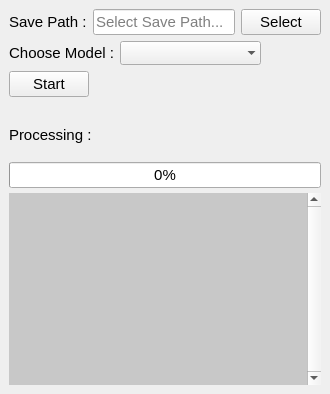
  <widget class="QDockWidget" name="dockWidgetDenoise">
   <property name="enabled">
    <bool>true</bool>
   </property>
   <property name="font">
    <font>
     <pointsize>11</pointsize>
     <bold>false</bold>
     <stylestrategy>PreferDefault</stylestrategy>
    </font>
   </property>
   <property name="features">
    <set>QDockWidget::DockWidgetClosable|QDockWidget::DockWidgetMovable</set>
   </property>
   <property name="windowTitle">
    <string>NeuralSight</string>
   </property>
   <attribute name="dockWidgetArea">
    <number>2</number>
   </attribute>
   <widget class="QWidget" name="dockWidgetContentsDenoise">
    <layout class="QVBoxLayout" name="verticalLayout_8">
     <property name="spacing">
      <number>5</number>
     </property>
     <property name="leftMargin">
      <number>9</number>
     </property>
     <item>
      <widget class="QWidget" name="widgetdenoise" native="true">
       <property name="minimumSize">
        <size>
         <width>256</width>
         <height>179</height>
        </size>
       </property>
       <layout class="QVBoxLayout" name="verticalLayout_7">
        <property name="spacing">
         <number>6</number>
        </property>
        <property name="leftMargin">
         <number>0</number>
        </property>
        <property name="topMargin">
         <number>0</number>
        </property>
        <property name="rightMargin">
         <number>0</number>
        </property>
        <property name="bottomMargin">
         <number>0</number>
        </property>
        <item>
         <layout class="QHBoxLayout" name="horizontalmodelpath">
          <item>
           <widget class="QLabel" name="labelmodelpath">
            <property name="text">
             <string>Save Path :</string>
            </property>
            <property name="alignment">
             <set>Qt::AlignLeading|Qt::AlignLeft|Qt::AlignVCenter</set>
            </property>
           </widget>
          </item>
          <item>
           <widget class="QLineEdit" name="lineEditSavepath">
            <property name="inputMask">
             <string/>
            </property>
            <property name="text">
             <string/>
            </property>
            <property name="frame">
             <bool>true</bool>
            </property>
            <property name="echoMode">
             <enum>QLineEdit::Normal</enum>
            </property>
            <property name="dragEnabled">
             <bool>true</bool>
            </property>
            <property name="placeholderText">
             <string>Select Save Path...</string>
            </property>
            <property name="clearButtonEnabled">
             <bool>false</bool>
            </property>
           </widget>
          </item>
          <item>
           <widget class="QPushButton" name="pushButtonSelectSavePath">
            <property name="text">
             <string>Select</string>
            </property>
           </widget>
          </item>
         </layout>
        </item>
        <item>
         <layout class="QHBoxLayout" name="horizontalLayoutChooseModel">
          <item>
           <widget class="QLabel" name="labelchoosemodel">
            <property name="text">
             <string>Choose Model :</string>
            </property>
            <property name="alignment">
             <set>Qt::AlignRight|Qt::AlignTrailing|Qt::AlignVCenter</set>
            </property>
           </widget>
          </item>
          <item>
           <widget class="QComboBox" name="comboBoxModel">
            <property name="editable">
             <bool>false</bool>
            </property>
            <property name="currentText">
             <string/>
            </property>
            <property name="currentIndex">
             <number>-1</number>
            </property>
            <property name="placeholderText">
             <string/>
            </property>
            <property name="duplicatesEnabled">
             <bool>false</bool>
            </property>
            <property name="frame">
             <bool>false</bool>
            </property>
            <item>
             <property name="text">
              <string>TS-Net</string>
             </property>
            </item>
            <item>
             <property name="text">
              <string>TS-DenseNet</string>
             </property>
            </item>
            <item>
             <property name="text">
              <string>RED-CNN_MSE</string>
             </property>
            </item>
            <item>
             <property name="text">
              <string>RED-CNN_SSIM</string>
             </property>
            </item>
            <item>
             <property name="text">
              <string>Other</string>
             </property>
            </item>
           </widget>
          </item>
          <item>
           <spacer name="horizontalSpacer_2">
            <property name="orientation">
             <enum>Qt::Horizontal</enum>
            </property>
            <property name="sizeHint" stdset="0">
             <size>
              <width>40</width>
              <height>20</height>
             </size>
            </property>
           </spacer>
          </item>
         </layout>
        </item>
        <item>
         <layout class="QHBoxLayout" name="horizontalLayout_2">
          <item>
           <widget class="QPushButton" name="pushButtonStart">
            <property name="text">
             <string>Start</string>
            </property>
           </widget>
          </item>
          <item>
           <spacer name="horizontalSpacer">
            <property name="orientation">
             <enum>Qt::Horizontal</enum>
            </property>
            <property name="sizeHint" stdset="0">
             <size>
              <width>40</width>
              <height>20</height>
             </size>
            </property>
           </spacer>
          </item>
         </layout>
        </item>
        <item>
         <widget class="QWidget" name="widgetProcessing" native="true">
          <layout class="QVBoxLayout" name="verticalLayout_6">
           <property name="leftMargin">
            <number>0</number>
           </property>
           <property name="topMargin">
            <number>10</number>
           </property>
           <property name="rightMargin">
            <number>0</number>
           </property>
           <property name="bottomMargin">
            <number>0</number>
           </property>
           <item>
            <layout class="QHBoxLayout" name="horizontalLayout_4">
             <item>
              <widget class="QLabel" name="labelProcessing">
               <property name="text">
                <string>Processing :</string>
               </property>
              </widget>
             </item>
             <item>
              <widget class="QLabel" name="labelProcessingfile">
               <property name="text">
                <string/>
               </property>
              </widget>
             </item>
             <item>
              <spacer name="horizontalSpacer_3">
               <property name="orientation">
                <enum>Qt::Horizontal</enum>
               </property>
               <property name="sizeHint" stdset="0">
                <size>
                 <width>40</width>
                 <height>20</height>
                </size>
               </property>
              </spacer>
             </item>
            </layout>
           </item>
           <item>
            <widget class="QProgressBar" name="progressBarProcessing">
             <property name="enabled">
              <bool>true</bool>
             </property>
             <property name="autoFillBackground">
              <bool>false</bool>
             </property>
             <property name="styleSheet">
              <string notr="true"/>
             </property>
             <property name="value">
              <number>0</number>
             </property>
             <property name="textVisible">
              <bool>true</bool>
             </property>
             <property name="invertedAppearance">
              <bool>false</bool>
             </property>
             <property name="textDirection">
              <enum>QProgressBar::TopToBottom</enum>
             </property>
            </widget>
           </item>
          </layout>
         </widget>
        </item>
       </layout>
      </widget>
     </item>
     <item>
      <layout class="QHBoxLayout" name="horizontalLayout_5">
       <property name="spacing">
        <number>0</number>
       </property>
       <item>
        <widget class="QGraphicsView" name="graphicsViewProcessing">
         <property name="enabled">
          <bool>true</bool>
         </property>
         <property name="palette">
          <palette>
           <active>
            <colorrole role="WindowText">
             <brush brushstyle="SolidPattern">
              <color alpha="255">
               <red>0</red>
               <green>0</green>
               <blue>0</blue>
              </color>
             </brush>
            </colorrole>
            <colorrole role="Button">
             <brush brushstyle="SolidPattern">
              <color alpha="255">
               <red>200</red>
               <green>200</green>
               <blue>200</blue>
              </color>
             </brush>
            </colorrole>
            <colorrole role="Light">
             <brush brushstyle="SolidPattern">
              <color alpha="255">
               <red>255</red>
               <green>255</green>
               <blue>255</blue>
              </color>
             </brush>
            </colorrole>
            <colorrole role="Midlight">
             <brush brushstyle="SolidPattern">
              <color alpha="255">
               <red>227</red>
               <green>227</green>
               <blue>227</blue>
              </color>
             </brush>
            </colorrole>
            <colorrole role="Dark">
             <brush brushstyle="SolidPattern">
              <color alpha="255">
               <red>100</red>
               <green>100</green>
               <blue>100</blue>
              </color>
             </brush>
            </colorrole>
            <colorrole role="Mid">
             <brush brushstyle="SolidPattern">
              <color alpha="255">
               <red>133</red>
               <green>133</green>
               <blue>133</blue>
              </color>
             </brush>
            </colorrole>
            <colorrole role="Text">
             <brush brushstyle="SolidPattern">
              <color alpha="255">
               <red>0</red>
               <green>0</green>
               <blue>0</blue>
              </color>
             </brush>
            </colorrole>
            <colorrole role="BrightText">
             <brush brushstyle="SolidPattern">
              <color alpha="255">
               <red>255</red>
               <green>255</green>
               <blue>255</blue>
              </color>
             </brush>
            </colorrole>
            <colorrole role="ButtonText">
             <brush brushstyle="SolidPattern">
              <color alpha="255">
               <red>0</red>
               <green>0</green>
               <blue>0</blue>
              </color>
             </brush>
            </colorrole>
            <colorrole role="Base">
             <brush brushstyle="SolidPattern">
              <color alpha="255">
               <red>200</red>
               <green>200</green>
               <blue>200</blue>
              </color>
             </brush>
            </colorrole>
            <colorrole role="Window">
             <brush brushstyle="SolidPattern">
              <color alpha="255">
               <red>200</red>
               <green>200</green>
               <blue>200</blue>
              </color>
             </brush>
            </colorrole>
            <colorrole role="Shadow">
             <brush brushstyle="SolidPattern">
              <color alpha="255">
               <red>0</red>
               <green>0</green>
               <blue>0</blue>
              </color>
             </brush>
            </colorrole>
            <colorrole role="AlternateBase">
             <brush brushstyle="SolidPattern">
              <color alpha="255">
               <red>227</red>
               <green>227</green>
               <blue>227</blue>
              </color>
             </brush>
            </colorrole>
            <colorrole role="ToolTipBase">
             <brush brushstyle="SolidPattern">
              <color alpha="255">
               <red>255</red>
               <green>255</green>
               <blue>220</blue>
              </color>
             </brush>
            </colorrole>
            <colorrole role="ToolTipText">
             <brush brushstyle="SolidPattern">
              <color alpha="255">
               <red>0</red>
               <green>0</green>
               <blue>0</blue>
              </color>
             </brush>
            </colorrole>
           </active>
           <inactive>
            <colorrole role="WindowText">
             <brush brushstyle="SolidPattern">
              <color alpha="255">
               <red>0</red>
               <green>0</green>
               <blue>0</blue>
              </color>
             </brush>
            </colorrole>
            <colorrole role="Button">
             <brush brushstyle="SolidPattern">
              <color alpha="255">
               <red>200</red>
               <green>200</green>
               <blue>200</blue>
              </color>
             </brush>
            </colorrole>
            <colorrole role="Light">
             <brush brushstyle="SolidPattern">
              <color alpha="255">
               <red>255</red>
               <green>255</green>
               <blue>255</blue>
              </color>
             </brush>
            </colorrole>
            <colorrole role="Midlight">
             <brush brushstyle="SolidPattern">
              <color alpha="255">
               <red>227</red>
               <green>227</green>
               <blue>227</blue>
              </color>
             </brush>
            </colorrole>
            <colorrole role="Dark">
             <brush brushstyle="SolidPattern">
              <color alpha="255">
               <red>160</red>
               <green>160</green>
               <blue>160</blue>
              </color>
             </brush>
            </colorrole>
            <colorrole role="Mid">
             <brush brushstyle="SolidPattern">
              <color alpha="255">
               <red>160</red>
               <green>160</green>
               <blue>160</blue>
              </color>
             </brush>
            </colorrole>
            <colorrole role="Text">
             <brush brushstyle="SolidPattern">
              <color alpha="255">
               <red>0</red>
               <green>0</green>
               <blue>0</blue>
              </color>
             </brush>
            </colorrole>
            <colorrole role="BrightText">
             <brush brushstyle="SolidPattern">
              <color alpha="255">
               <red>255</red>
               <green>255</green>
               <blue>255</blue>
              </color>
             </brush>
            </colorrole>
            <colorrole role="ButtonText">
             <brush brushstyle="SolidPattern">
              <color alpha="255">
               <red>0</red>
               <green>0</green>
               <blue>0</blue>
              </color>
             </brush>
            </colorrole>
            <colorrole role="Base">
             <brush brushstyle="SolidPattern">
              <color alpha="255">
               <red>200</red>
               <green>200</green>
               <blue>200</blue>
              </color>
             </brush>
            </colorrole>
            <colorrole role="Window">
             <brush brushstyle="SolidPattern">
              <color alpha="255">
               <red>200</red>
               <green>200</green>
               <blue>200</blue>
              </color>
             </brush>
            </colorrole>
            <colorrole role="Shadow">
             <brush brushstyle="SolidPattern">
              <color alpha="255">
               <red>105</red>
               <green>105</green>
               <blue>105</blue>
              </color>
             </brush>
            </colorrole>
            <colorrole role="AlternateBase">
             <brush brushstyle="SolidPattern">
              <color alpha="255">
               <red>245</red>
               <green>245</green>
               <blue>245</blue>
              </color>
             </brush>
            </colorrole>
            <colorrole role="ToolTipBase">
             <brush brushstyle="SolidPattern">
              <color alpha="255">
               <red>255</red>
               <green>255</green>
               <blue>220</blue>
              </color>
             </brush>
            </colorrole>
            <colorrole role="ToolTipText">
             <brush brushstyle="SolidPattern">
              <color alpha="255">
               <red>0</red>
               <green>0</green>
               <blue>0</blue>
              </color>
             </brush>
            </colorrole>
           </inactive>
           <disabled>
            <colorrole role="WindowText">
             <brush brushstyle="SolidPattern">
              <color alpha="255">
               <red>100</red>
               <green>100</green>
               <blue>100</blue>
              </color>
             </brush>
            </colorrole>
            <colorrole role="Button">
             <brush brushstyle="SolidPattern">
              <color alpha="255">
               <red>200</red>
               <green>200</green>
               <blue>200</blue>
              </color>
             </brush>
            </colorrole>
            <colorrole role="Light">
             <brush brushstyle="SolidPattern">
              <color alpha="255">
               <red>255</red>
               <green>255</green>
               <blue>255</blue>
              </color>
             </brush>
            </colorrole>
            <colorrole role="Midlight">
             <brush brushstyle="SolidPattern">
              <color alpha="255">
               <red>227</red>
               <green>227</green>
               <blue>227</blue>
              </color>
             </brush>
            </colorrole>
            <colorrole role="Dark">
             <brush brushstyle="SolidPattern">
              <color alpha="255">
               <red>100</red>
               <green>100</green>
               <blue>100</blue>
              </color>
             </brush>
            </colorrole>
            <colorrole role="Mid">
             <brush brushstyle="SolidPattern">
              <color alpha="255">
               <red>133</red>
               <green>133</green>
               <blue>133</blue>
              </color>
             </brush>
            </colorrole>
            <colorrole role="Text">
             <brush brushstyle="SolidPattern">
              <color alpha="255">
               <red>100</red>
               <green>100</green>
               <blue>100</blue>
              </color>
             </brush>
            </colorrole>
            <colorrole role="BrightText">
             <brush brushstyle="SolidPattern">
              <color alpha="255">
               <red>255</red>
               <green>255</green>
               <blue>255</blue>
              </color>
             </brush>
            </colorrole>
            <colorrole role="ButtonText">
             <brush brushstyle="SolidPattern">
              <color alpha="255">
               <red>100</red>
               <green>100</green>
               <blue>100</blue>
              </color>
             </brush>
            </colorrole>
            <colorrole role="Base">
             <brush brushstyle="SolidPattern">
              <color alpha="255">
               <red>200</red>
               <green>200</green>
               <blue>200</blue>
              </color>
             </brush>
            </colorrole>
            <colorrole role="Window">
             <brush brushstyle="SolidPattern">
              <color alpha="255">
               <red>200</red>
               <green>200</green>
               <blue>200</blue>
              </color>
             </brush>
            </colorrole>
            <colorrole role="Shadow">
             <brush brushstyle="SolidPattern">
              <color alpha="255">
               <red>0</red>
               <green>0</green>
               <blue>0</blue>
              </color>
             </brush>
            </colorrole>
            <colorrole role="AlternateBase">
             <brush brushstyle="SolidPattern">
              <color alpha="255">
               <red>245</red>
               <green>245</green>
               <blue>245</blue>
              </color>
             </brush>
            </colorrole>
            <colorrole role="ToolTipBase">
             <brush brushstyle="SolidPattern">
              <color alpha="255">
               <red>255</red>
               <green>255</green>
               <blue>220</blue>
              </color>
             </brush>
            </colorrole>
            <colorrole role="ToolTipText">
             <brush brushstyle="SolidPattern">
              <color alpha="255">
               <red>0</red>
               <green>0</green>
               <blue>0</blue>
              </color>
             </brush>
            </colorrole>
           </disabled>
          </palette>
         </property>
         <property name="autoFillBackground">
          <bool>false</bool>
         </property>
         <property name="styleSheet">
          <string notr="true">background-color: rgb(200, 200, 200);</string>
         </property>
         <property name="frameShape">
          <enum>QFrame::Panel</enum>
         </property>
         <property name="frameShadow">
          <enum>QFrame::Plain</enum>
         </property>
         <property name="lineWidth">
          <number>0</number>
         </property>
         <property name="midLineWidth">
          <number>0</number>
         </property>
         <property name="backgroundBrush">
          <brush brushstyle="NoBrush">
           <color alpha="255">
            <red>0</red>
            <green>0</green>
            <blue>0</blue>
           </color>
          </brush>
         </property>
         <property name="renderHints">
          <set>QPainter::LosslessImageRendering|QPainter::TextAntialiasing</set>
         </property>
         <property name="dragMode">
          <enum>QGraphicsView::ScrollHandDrag</enum>
         </property>
         <property name="viewportUpdateMode">
          <enum>QGraphicsView::FullViewportUpdate</enum>
         </property>
         <property name="rubberBandSelectionMode">
          <enum>Qt::IntersectsItemShape</enum>
         </property>
        </widget>
       </item>
       <item>
        <widget class="QScrollBar" name="verticalScrollBarProcessing">
         <property name="minimum">
          <number>1</number>
         </property>
         <property name="maximum">
          <number>1</number>
         </property>
         <property name="value">
          <number>1</number>
         </property>
         <property name="orientation">
          <enum>Qt::Vertical</enum>
         </property>
         <property name="invertedAppearance">
          <bool>false</bool>
         </property>
        </widget>
       </item>
      </layout>
     </item>
    </layout>
   </widget>
  </widget>
